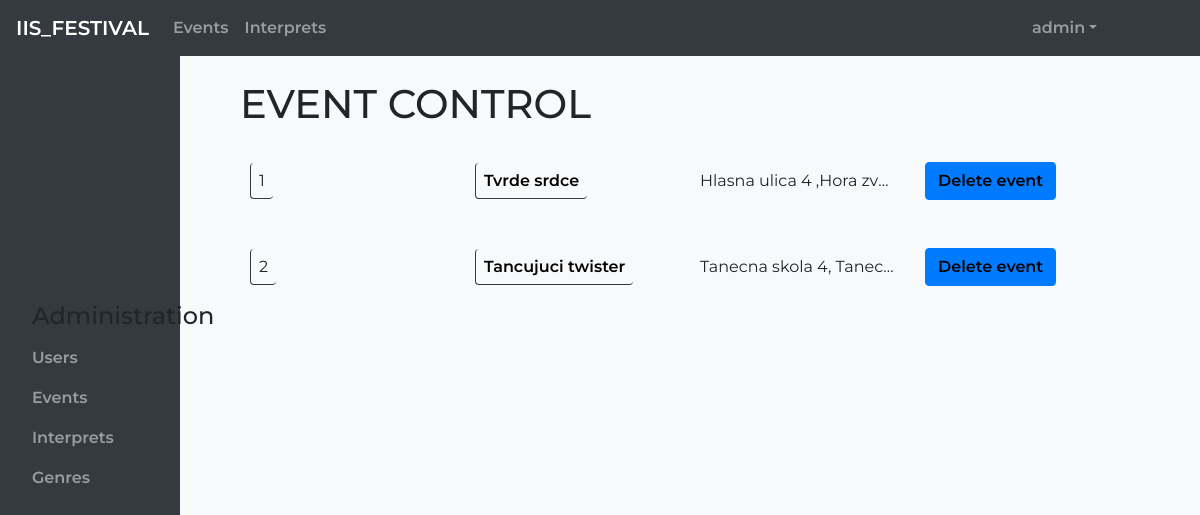
The page /event_control.php (signed in) on the database its author committed.
### tables this page shows
CREATE TABLE EVENTS (
    EventID int PRIMARY KEY AUTO_INCREMENT NOT NULL,
    Name varchar(128) NOT NULL,
    Describtion varchar(255),
    Address varchar(128) NOT NULL,
    Start_date varchar(32) NOT NULL,
    Start_time varchar(32) NOT NULL,
    End_date varchar(32) NOT NULL,
    End_time varchar(32) NOT NULL,
    Price float(24) NOT NULL,
    Capacity int NOT NULL,
    Reserved int NOT NULL,
    MaxCapacity int NOT NULL,
    UserID int NOT NULL,
    FOREIGN KEY (UserID) REFERENCES USERS(UserID)
);

### src/event_control.php (the view, shortened to what this page needs)
<?php
    include_once 'admin.php';
    include_once 'php/includes/database_handler.include.php';
?>
<div style="width:75%; position:relative; left:20%">
<h1>EVENT CONTROL</h1>
<?php
$query = "SELECT * FROM EVENTS";
$stmt = mysqli_query($conn,$query);
$data = array();
while ($row = mysqli_fetch_array($stmt)) {
    $data[] = $row;
}
?>
<table>
<?php foreach($data as $row): ?>
    <tr>
        <td class="pr-3 py-4 "><span class="border-left border-bottom border-dark rounded px-2 py-2"><?=$row['EventID']?></span></td>
        <td class="pr-3 py-4 "><span class="border-left border-bottom border-dark rounded px-2 py-2"><a href="event.php?id=<?=$row['EventID']?>"><?=$row['Name']?></a></span></td>
        <td class="pr-3 py-4 "><?=$row['Address']?></td>
        <td class="pr-3 py-4 ">
            <button  type="submit" class="btn btn-primary">
                <a href='php/includes/delete_event.php?id="<?=$row['EventID']?>"'>Delete event</a>
            </button>
        </td>
    </tr>
<?php endforeach ?>
</table>
</div>
    </body>
</html>

### src/css/main.css (style rules this page uses)
body { font-family: 'Montserrat',sans-serif; min-height: 100%; }
table { border-collapse: collapse; width: 100%; margin: 10px 0 0 0; table-layout: fixed; }
table td, table th { height: 40px; max-width: 0; overflow: hidden; text-overflow: ellipsis; white-space: nowrap; text-align: left; padding: 10px; }

### src/css/browse.css (style rules this page uses)
* { list-style: none; text-decoration: none; }
body { margin: 0; font-size: 1rem; font-weight: 400; line-height: 1.5; text-align: left; }

### src/admin.php (style rules this page uses)
a { text-decoration: none; color: black; font-weight: 600; }

### rows shown on the page
events: EventID "1", Name "Tvrde srdce", Address "Hlasna ulica 4 ,Hora zv…"
events: EventID "2", Name "Tancujuci twister", Address "Tanecna skola 4, Tanec…"

### other values the page prints
$_SESSION["Username"] "admin"
